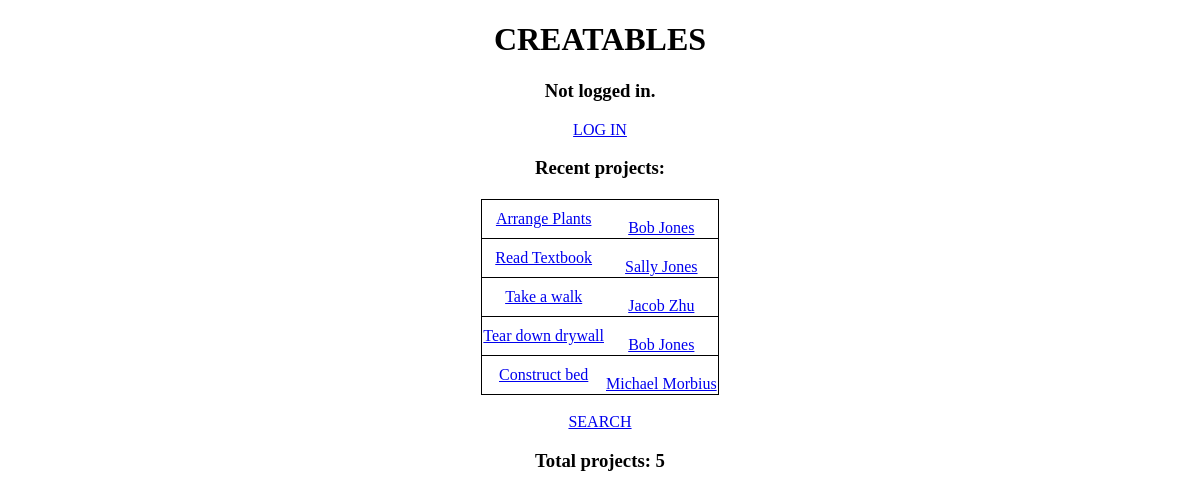
Before: / with the older database file.
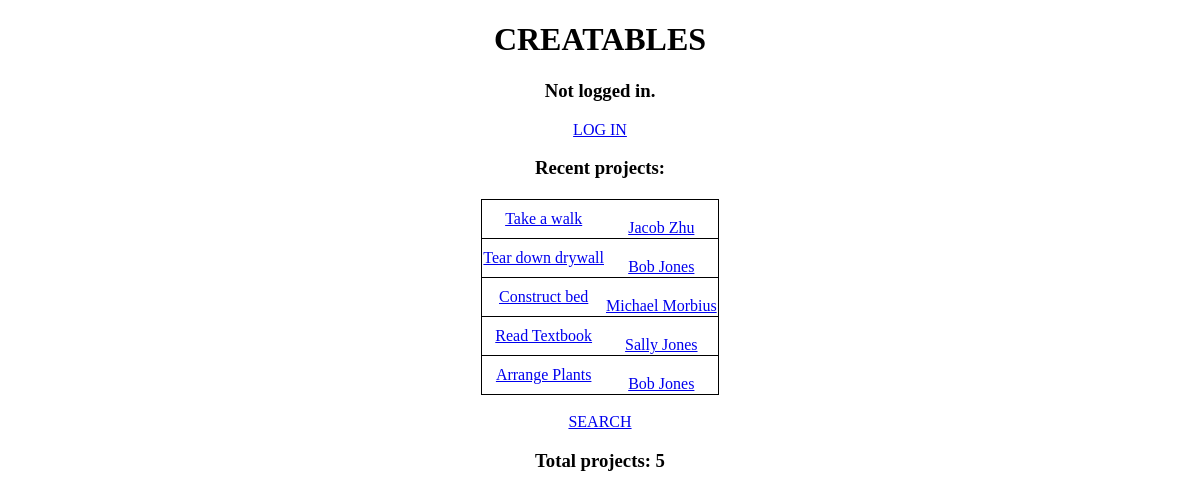
After: the same page with the newer database file.
### tables this page shows
CREATE TABLE Projects_PostsProject (
    PID INTEGER PRIMARY KEY AUTO_INCREMENT,
    Name VARCHAR(60) NOT NULL,
    InstructionText VARCHAR(2500),
    Timestamp DATETIME DEFAULT CURRENT_TIMESTAMP,
    Username VARCHAR(40) NOT NULL,
    FOREIGN KEY (Username) REFERENCES Users(Username)
        ON DELETE CASCADE
        ON UPDATE CASCADE
);

### htdocs/api/config.php (called while the page is built, shortened)
<?php
$front_page_posts = 10;
?>

### htdocs/index.php (the view, shortened to what this page needs)
<?php
require("api/config.php");
$conn = new mysqli($db_address, $db_user, $db_pw, $db_name);
$query = "SELECT * FROM Projects_PostsProject ORDER BY Timestamp DESC LIMIT $front_page_posts";
$projects = $conn->query($query)->fetch_all(MYSQLI_ASSOC);
$query = "SELECT COUNT(*) FROM Projects_PostsProject";
$count = $conn->query($query)->fetch_all()[0][0];
$logged_in = isset($_SESSION["username"]);
?>
<!DOCTYPE html>
<html lang="en">
<head>
</head>
<body>
    <h1>CREATABLES</h1>
    <?php
    if (!$logged_in) {
        echo("<h3>Not logged in.</h3>");
        echo('<a href="login.php">LOG IN</a>');
    } else {
        echo('<h3>Logged in as <a href="profile.php?u='.urlencode($_SESSION["username"]).'">'.$_SESSION["username"]
            .'</a></h3>');
        echo('<a href="api/logout.php">LOG OUT</a>');
    }
    ?>
    <h3>Recent projects:</h3>
    <table class="center">
        <tbody>
        <?php
        foreach ($projects as $project) {
            echo("<tr>");
            echo('<td><a href="project_viewer.php?id='.$project["PID"].'">');
            echo($project["Name"]."</a></td>");
            echo('<td><br><a href="profile.php?u='.urlencode($project["Username"]).'">'.$project["Username"]);
            echo("</a></td></tr>");
        }
        ?>
        </tbody>
    </table>
    <br>
    <a href="search.php">SEARCH</a>
<h3>Total projects: <?= $count ?></h3>
</body>
</html>

### htdocs/index.php (style rules this page uses)
body { text-align: center; }
table { border: 1px solid black; border-collapse: collapse; margin-top: 20px; }
td { border-top: 1px solid black; border-bottom: 1px solid black; border-collapse: collapse; }
.center { margin-left: auto; margin-right: auto; }

Changed rows visible on the page:
changed projects_postsproject "Read Textbook": moves down the list
changed projects_postsproject "Arrange Plants": moves down the list
